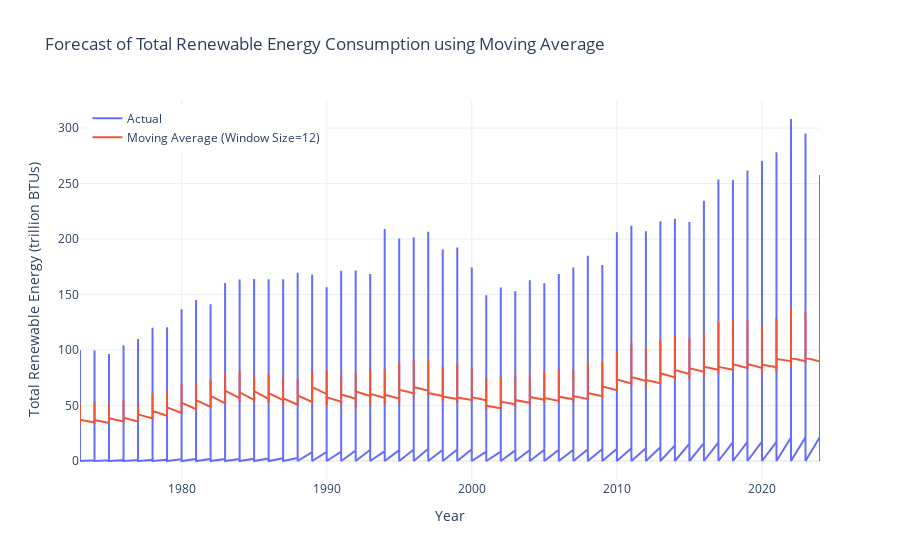

The cell this chart's notebook holds for it:
### Code cell
# Forecasting using Moving Average with Plotly

import plotly.graph_objects as go

# Calculate the moving average
window_size = 12  # You can adjust the window size as needed
rolling_avg = df['Total Renewable Energy'].rolling(window=window_size).mean()

# Create a Plotly figure
fig = go.Figure()

# Add traces for actual data and moving average forecast
fig.add_trace(go.Scatter(x=df['Year'], y=df['Total Renewable Energy'], mode='lines', name='Actual'))
fig.add_trace(go.Scatter(x=df['Year'], y=rolling_avg, mode='lines', name=f'Moving Average (Window Size={window_size})'))

# Update layout
fig.update_layout(title='Forecast of Total Renewable Energy Consumption using Moving Average',
                  xaxis_title='Year',
                  yaxis_title='Total Renewable Energy (trillion BTUs)',
                  legend=dict(yanchor="top", y=0.99, xanchor="left", x=0.01),
                  template='plotly_white')

# Show plot
fig.show()

### Figure 1 — Plotly figure (JSON) as saved in the notebook; plotly's stock layout.template omitted (floating-point values rounded to 4 significant figures; data arrays with more than 128 entries replaced by an {"elided": "..."} marker saying what was removed)
{"data": [{"mode": "lines", "name": "Actual", "type": "scatter", "x": {"elided": "3065 int values"}, "y": {"elided": "3065 float values"}}, {"mode": "lines", "name": "Moving Average (Window Size=12)", "type": "scatter", "x": {"elided": "3065 int values"}, "y": {"elided": "3065 float values"}}], "layout": {"legend": {"x": 0.01, "xanchor": "left", "y": 0.99, "yanchor": "top"}, "title": {"text": "Forecast of Total Renewable Energy Consumption using Moving Average"}, "xaxis": {"title": {"text": "Year"}}, "yaxis": {"title": {"text": "Total Renewable Energy (trillion BTUs)"}}}}
